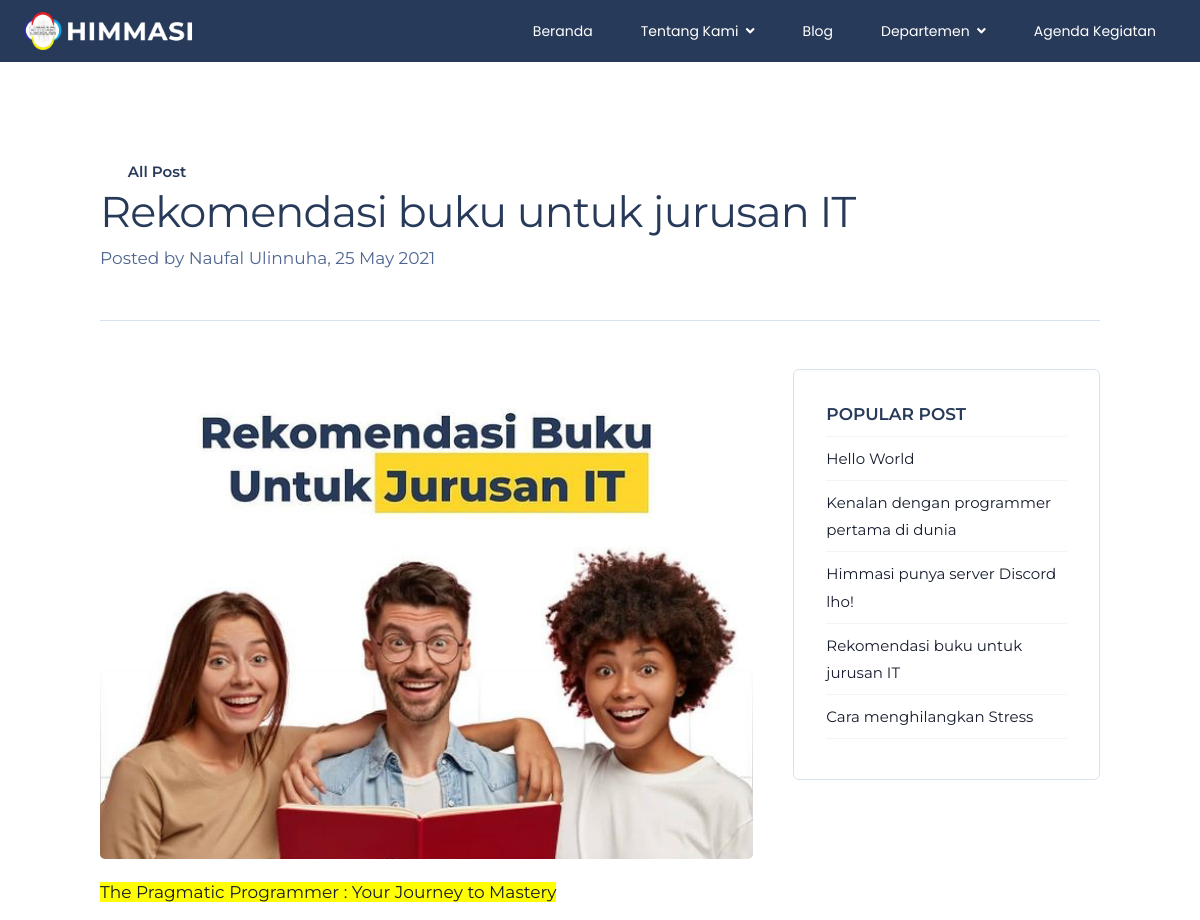
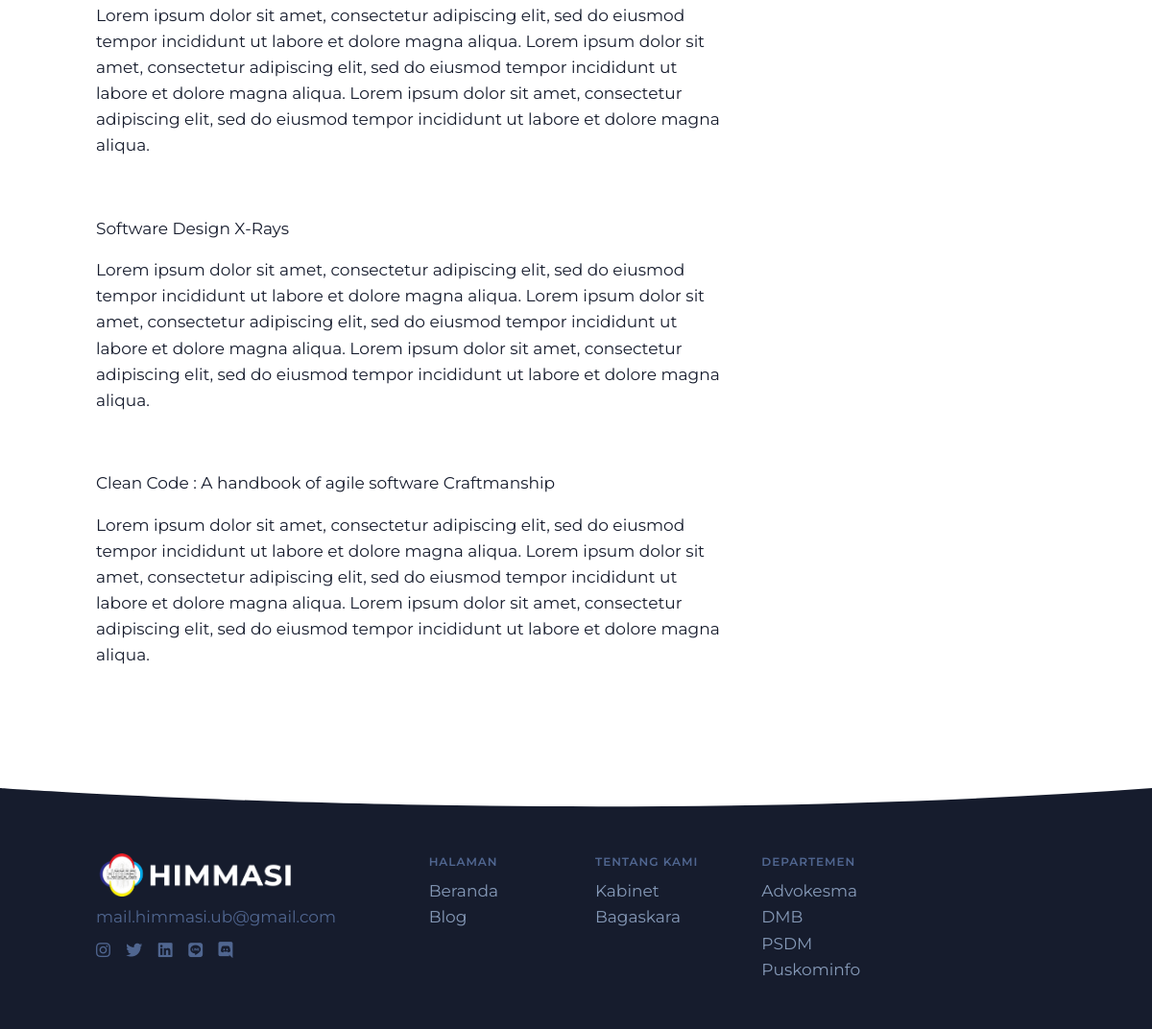
The app's page /post=rekomendasi-buku-untuk-jurusan-it with its own data (2 pictures, top to bottom).
### tables this page shows
CREATE TABLE `post` (
  `id_post` int(11) NOT NULL,
  `judul` varchar(100) NOT NULL,
  `isi` text NOT NULL,
  `status` varchar(50) NOT NULL,
  `link` varchar(100) NOT NULL,
  `views` int(11) NOT NULL,
  `insert_by` int(11) NOT NULL,
  `insert_at` date NOT NULL,
  `update_by` int(11) NOT NULL,
  `update_at` date NOT NULL
);

CREATE TABLE `user` (
  `id_user` int(11) NOT NULL,
  `nama` varchar(100) NOT NULL,
  `username` varchar(50) NOT NULL,
  `password` varchar(50) NOT NULL,
  `level` varchar(50) NOT NULL,
  `jabatan` varchar(50) NOT NULL,
  `foto` varchar(50) NOT NULL
);

### page/post.php (the view, shortened to what this page needs)
<?php
  if (isset($_GET["link"])) {
    $link = $_GET["link"];
    $sql = "SELECT * FROM `post` LEFT JOIN `user` ON `post`.`insert_by`=`user`.`id_user` WHERE `link`='$link'";
    if (mysqli_num_rows(mysqli_query($koneksi, $sql))==1) { $valid = 1; }
    else{ $valid=0; }
  }
  else{ $valid=0; }
?>
<?php
  if ($valid==1) { ?>
    <?php
      $query = mysqli_query($koneksi,$sql);
      while($data = mysqli_fetch_array($query)){
        $judul      = $data["judul"];
        $isi        = $data["isi"];
        $insert_at  = $data["insert_at"];
        $tanggal    = date_create("$insert_at");
        $author     = $data["nama"];
        $link       = $data["link"];
        $views      = $data["views"];
        $views2     = $views+1;
        mysqli_query($koneksi,"UPDATE `post` SET `views`='$views2' WHERE `link`='$link'");
      }
    ?>
    <section class="pt-8 pt-md-11 pb-12">
      <div class="container">
        <div class="row align-items-center">
          <div class="col-12 col-md">
            <a href="blog" class="font-weight-bold font-size-sm text-decoration-none text-dark mb-3">
              <i class="fe fe-arrow-left mr-3"></i> All Post
            </a>
            <h1 class="display-4 mb-2 text-dark"><?= $judul ?></h1>
            <p class="font-size-md text-gray-700 mb-5 mb-md-0">Posted by <?= $author ?>, <?= date_format($tanggal,"d M Y") ?></p>
          </div>
        </div>
        <div class="row">
          <div class="col-12">
            <hr class="my-6 my-md-8 border-gray-300">
          </div>
        </div>
        <div class="row">
          <div class="col-12 col-md-8 post">
            <?= $isi ?>
          </div>
          <div class="col-12 col-md-4">
            <div class="card mb-5" style="border: 1px solid #d9e2ef;">
              <div class="card-body">
                <h5 class="text-uppercase text-dark font-weight-bold">Popular Post</h5>
                <hr class="my-2">
                <?php
                  $query = mysqli_query($koneksi,"SELECT * FROM `post` ORDER BY `views` DESC LIMIT 5");
                  while($data = mysqli_fetch_array($query)){
                    $judul     = $data["judul"];
                    $link      = $data["link"];
                ?>
                <a href="post=<?= $link ?>" class="text-reset font-size-sm"><?= $judul ?></a>
                <hr class="my-2">
                <?php } ?>
              </div>
            </div>
          </div>
        </div>
      </div>
    </section>
  <?php }
?>
		<div class="position-relative">
      <div class="shape shape-bottom shape-fluid-x svg-shim text-black">
        <svg viewBox="0 0 2880 48" fill="none" xmlns="http://www.w3.org/2000/svg"><path d="M0 48h2880V0h-720C1442.5 52 720 0 720 0H0v48z" fill="currentColor"></path></svg>
      </div>
    </div>

### include/head.php (style rules this page uses)
.text-dark { color: #273A5A!important; }
.post img, .post p img { width: 100%; margin-bottom: 20px; border-radius: 5px }

### records on screen
post: judul "Rekomendasi buku untuk jurusan IT", insert_by.nama "Naufal Ulinnuha", insert_at "25 May 2021", isi (picture), isi "The Pragmatic Programmer : Your Journey to Mastery Lorem ipsum dolor sit amet, consectetur adipiscing elit, sed do eiusmod tempor incididunt ut labore et dolore magna aliqua. Lorem ipsum dolor sit amet, consectetur adipiscing elit, sed do eiusmod tempor incididunt ut labore et dolore magna aliqua. Lorem ipsum dolor sit amet, consectetur adipiscing elit, sed do eiusmod tempor incididunt ut labore et dolore magna aliqua. Software Design X-Rays Lorem ipsum dolor sit amet, consectetur adipiscing elit, sed do eiusmod tempor incididunt ut labore et dolore magna aliqua. Lorem ipsum dolor sit amet, consectetur adipiscing elit, sed do eiusmod tempor incididunt ut labore et dolore magna aliqua. Lorem…"
post: judul "Hello World"
post: judul "Kenalan dengan programmer pertama di dunia"
post: judul "Himmasi punya server Discord lho!"
post: judul "Cara menghilangkan Stress"
